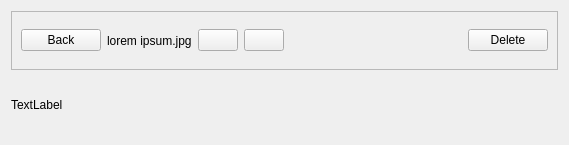
<?xml version="1.0" encoding="UTF-8"?>
<ui version="4.0">
 <class>PictureWidget</class>
 <widget class="QWidget" name="PictureWidget">
  <property name="geometry">
   <rect>
    <x>0</x>
    <y>0</y>
    <width>569</width>
    <height>145</height>
   </rect>
  </property>
  <property name="windowTitle">
   <string/>
  </property>
  <layout class="QVBoxLayout" name="verticalLayout">
   <item>
    <widget class="QFrame" name="frame">
     <property name="frameShape">
      <enum>QFrame::StyledPanel</enum>
     </property>
     <property name="frameShadow">
      <enum>QFrame::Raised</enum>
     </property>
     <layout class="QHBoxLayout" name="horizontalLayout">
      <item>
       <widget class="QPushButton" name="backButton">
        <property name="text">
         <string>Back</string>
        </property>
        <property name="icon">
         <iconset resource="resources.qrc">
          <normaloff>:/icons/back-to-gallery.png</normaloff>:/icons/back-to-gallery.png</iconset>
        </property>
       </widget>
      </item>
      <item>
       <widget class="QLabel" name="nameLabel">
        <property name="text">
         <string>lorem ipsum.jpg</string>
        </property>
       </widget>
      </item>
      <item>
       <widget class="QPushButton" name="previousButton">
        <property name="text">
         <string/>
        </property>
        <property name="icon">
         <iconset resource="resources.qrc">
          <normaloff>:/icons/photo-previous.png</normaloff>:/icons/photo-previous.png</iconset>
        </property>
       </widget>
      </item>
      <item>
       <widget class="QPushButton" name="nextButton">
        <property name="text">
         <string/>
        </property>
        <property name="icon">
         <iconset resource="resources.qrc">
          <normaloff>:/icons/photo-next.png</normaloff>:/icons/photo-next.png</iconset>
        </property>
       </widget>
      </item>
      <item>
       <spacer name="horizontalSpacer">
        <property name="orientation">
         <enum>Qt::Horizontal</enum>
        </property>
        <property name="sizeHint" stdset="0">
         <size>
          <width>133</width>
          <height>20</height>
         </size>
        </property>
       </spacer>
      </item>
      <item>
       <widget class="QPushButton" name="deleteButton">
        <property name="text">
         <string>Delete</string>
        </property>
        <property name="icon">
         <iconset resource="resources.qrc">
          <normaloff>:/icons/photo-delete.png</normaloff>:/icons/photo-delete.png</iconset>
        </property>
       </widget>
      </item>
     </layout>
    </widget>
   </item>
   <item>
    <widget class="QLabel" name="pictureLabel">
     <property name="text">
      <string>TextLabel</string>
     </property>
    </widget>
   </item>
  </layout>
 </widget>
 <resources>
  <include location="resources.qrc"/>
 </resources>
 <connections/>
</ui>
